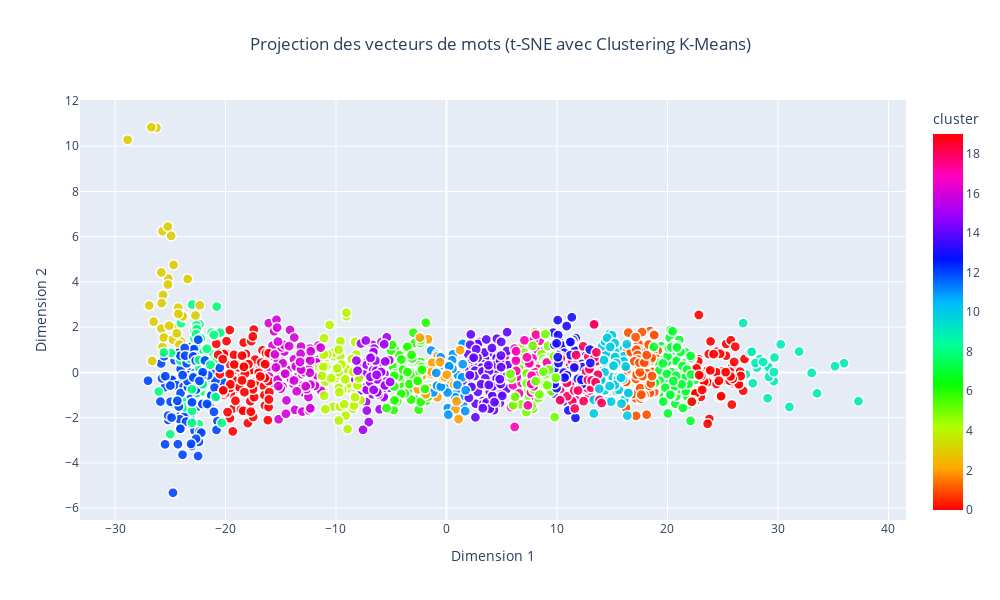

The code cell stored with this chart in its notebook:
### Code cell
from sklearn.preprocessing import StandardScaler
from sklearn.manifold import TSNE
from sklearn.cluster import KMeans
import pandas as pd
import plotly.express as px

# Normalisation des vecteurs
scaler = StandardScaler()
vectors_normalized = scaler.fit_transform(vectors)

# Réduction de dimension à 50 avec PCA
pca = PCA(n_components=50, random_state=42)
vectors_pca_50 = pca.fit_transform(vectors_normalized)

# Réduction des vecteurs à 2 dimensions avec t-SNE
# tsne = TSNE(n_components=2, random_state=42, perplexity=30, n_iter=1000)
# word_vectors_2d = tsne.fit_transform(vectors_pca_50)
# Appliquer le clustering K-Means
n_clusters = 20
kmeans = KMeans(n_clusters=n_clusters, random_state=42)
clusters = kmeans.fit_predict(vectors_pca_50)

# Préparer les données pour le graphique
dim = []
for i in range(1,51):
    dim.append("Dim"+str(i))
df = pd.DataFrame(vectors_pca_50, columns=dim)  # Dimensions réduites avec t-SNE
df['word'] = words  # Ajouter les mots correspondants
df['cluster'] = clusters  # Ajouter les labels des clusters
# Créer le graphique interactif
fig = px.scatter(
    df,
    x='Dim1',
    y='Dim2',
    color='cluster',  # Utiliser les clusters pour la coloration
    hover_name='word',  # Afficher le mot lors du survol
    title="Projection des vecteurs de mots (t-SNE avec Clustering K-Means)",
    labels={'Dim1': 'Dimension 1', 'Dim2': 'Dimension 2'},
    color_continuous_scale='hsv',  # Choisir une palette de couleurs
    category_orders={"cluster": [str(i) for i in range(n_clusters)]},  # Assurez-vous que les clusters sont dans un ordre compréhensible
    width=1000,
    height=600
)

# Personnaliser les points
fig.update_traces(marker=dict(size=10, opacity=0.9, line=dict(width=1.5, color='white')))

# Ajouter un titre pour la légende des clusters
fig.update_layout(
    legend_title="Clusters",
    title_x=0.5,  # Centrer le titre
)

# Afficher le graphique
fig.show()

### Figure 1 — Plotly figure (JSON) as saved in the notebook; plotly's stock layout.template omitted (floating-point values rounded to 4 significant figures; data arrays with more than 128 entries replaced by an {"elided": "..."} marker saying what was removed)
{"data": [{"hovertemplate": "<b>%{hovertext}</b><br><br>Dimension 1=%{x}<br>Dimension 2=%{y}<br>cluster=%{marker.color}<extra></extra>", "hovertext": {"elided": "1337 str values"}, "legendgroup": "", "marker": {"color": {"elided": "1337 int values"}, "coloraxis": "coloraxis", "line": {"color": "white", "width": 1.5}, "opacity": 0.9, "size": 10, "symbol": "circle"}, "mode": "markers", "name": "", "showlegend": false, "type": "scattergl", "x": {"elided": "1337 float values"}, "xaxis": "x", "y": {"elided": "1337 float values"}, "yaxis": "y"}], "layout": {"coloraxis": {"colorbar": {"title": {"text": "cluster"}}, "colorscale": [[0, "#ff0000"], [0.1111, "#ffa700"], [0.2222, "#afff00"], [0.3333, "#08ff00"], [0.4444, "#00ff9f"], [0.5556, "#00b7ff"], [0.6667, "#0010ff"], [0.7778, "#9700ff"], [0.8889, "#ff00bf"], [1, "#ff0000"]]}, "height": 600, "legend": {"title": {"text": "Clusters"}, "tracegroupgap": 0}, "title": {"text": "Projection des vecteurs de mots (t-SNE avec Clustering K-Means)", "x": 0.5}, "width": 1000, "xaxis": {"anchor": "y", "domain": [0, 1], "title": {"text": "Dimension 1"}}, "yaxis": {"anchor": "x", "domain": [0, 1], "title": {"text": "Dimension 2"}}}}
